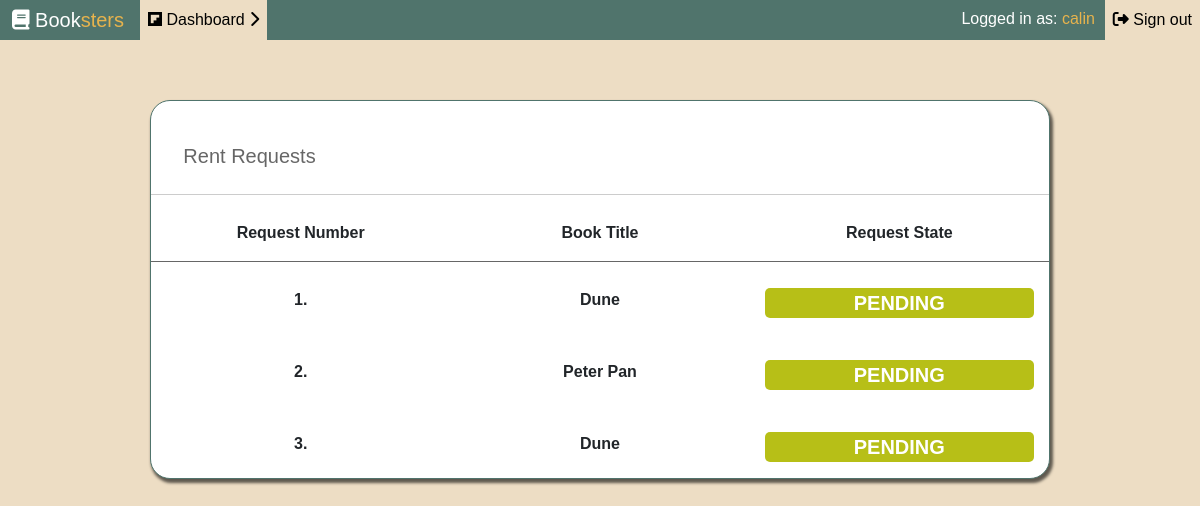
Before: /rent/ (signed in) with the older database file.
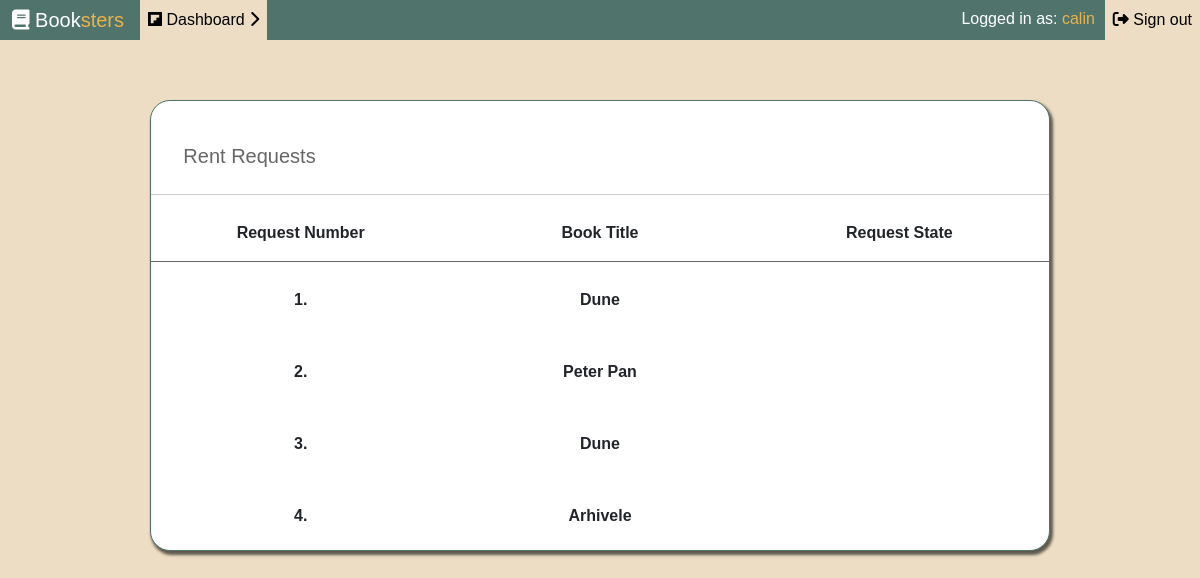
After: the same page with the newer database file.
### requests/models.py (models this page shows)
class RentRequest(models.Model):
    book = models.ForeignKey(Book, on_delete= models.CASCADE)
    user = models.ForeignKey(Account, on_delete= models.CASCADE)
    class requestState(models.TextChoices):
        PENDING = 'PENDING',_('PENDING')
        ACCEPTED = 'ACCEPTED',_('ACCEPTED')
        REJECTED = 'REJECTED',_('REJECTED')
    requestState = models.CharField(max_length=10,choices=requestState.choices,default='PENDING')

### book/models.py (models this page shows, shortened)
class Book(models.Model):
    title = models.CharField(max_length=50)
    author = models.CharField(max_length=70)
    coverImage = models.ImageField(upload_to='books/')
    description = models.TextField()
    yearOfRelease = models.DateField()
    price = models.IntegerField()
    rental = models.BooleanField()
    exchange = models.BooleanField()
    publisher = models.CharField(max_length=50)
    ISBN = models.CharField(max_length=20)

### requests/views.py (the view)
# urls.py: path('rent/',rent, name='rent'),
@login_required
@csrf_exempt
def rent(request):
    account = Account.objects.get(id=request.user.id)
    if request.method == 'POST':
        book = Book.objects.get(id=request.POST['bookId'])
        rentRequest = RentRequest(user = account,book=book)
        rentRequest.save()
        return HttpResponse('You have rented the book ' + book.title + ' !')
    else:
        rentedRequests = RentRequest.objects.filter(user = account)
        return render(request,'rentPage.html',{'rentedRequests':rentedRequests})

### requests/templates/rentPage.html (shortened to what this page needs)
{%extends 'base.html'%}
{%load static%}
{%block additionalMetaData%}
<link rel="stylesheet" href="{%static 'css/rentPage.css'%}" type="text/css">
{%endblock%}
{%block body%}
<div class="container">
    <div class="row">
        <div class="col lg-12">
            <h5>Rent Requests</h5>
        </div>
    </div>
    <div class="row header">
        <div class="col-lg-4">
            <strong><p>Request Number</p></strong>
        </div>
        <div class="col-lg-4">
            <strong><p>Book Title</p></strong>
        </div>
        <div class="col-lg-4">
            <strong><p>Request State</p></strong>
        </div>
    </div>
    {%for request in rentedRequests%}
    <div class="row">
        <div class="col-lg-4">
            <p>{{forloop.counter}}.</p>
        </div>
        <div class="col-lg-4">
            <p>
                {{request.book.title}}
            </p>
        </div>
        <div class="col-lg-4">
            <p><span>{{request.requestState}}</span></p>
        </div>
    </div>
    {%endfor%}
</div>
{%endblock%}

Changed rows visible on the page:
changed RentRequest (number 1 of 4 on the later page): requestState "PENDING" → (not shown)
changed RentRequest "Peter Pan": requestState "PENDING" → (not shown)
changed RentRequest (number 3 of 4 on the later page): requestState "PENDING" → (not shown)
added RentRequest: book "Arhivele"
